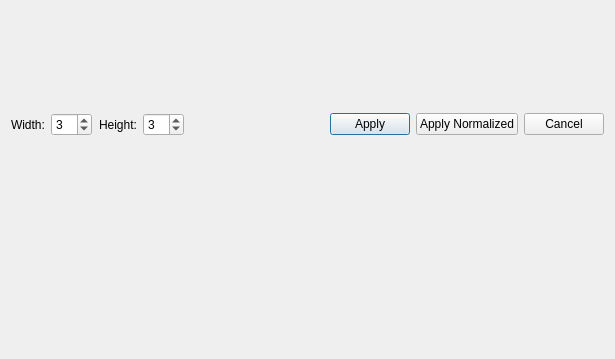
<?xml version="1.0" encoding="UTF-8"?>
<ui version="4.0">
 <class>FilterDialog</class>
 <widget class="QDialog" name="FilterDialog">
  <property name="geometry">
   <rect>
    <x>0</x>
    <y>0</y>
    <width>615</width>
    <height>359</height>
   </rect>
  </property>
  <property name="sizePolicy">
   <sizepolicy hsizetype="Preferred" vsizetype="Preferred">
    <horstretch>0</horstretch>
    <verstretch>0</verstretch>
   </sizepolicy>
  </property>
  <property name="windowTitle">
   <string>Filter setting</string>
  </property>
  <property name="sizeGripEnabled">
   <bool>false</bool>
  </property>
  <property name="modal">
   <bool>true</bool>
  </property>
  <layout class="QVBoxLayout" name="verticalLayout" stretch="0,1">
   <item>
    <layout class="QHBoxLayout" name="horizontalLayout">
     <property name="sizeConstraint">
      <enum>QLayout::SetMinimumSize</enum>
     </property>
     <item>
      <widget class="QLabel" name="label">
       <property name="text">
        <string>Width:</string>
       </property>
      </widget>
     </item>
     <item>
      <widget class="QSpinBox" name="spinBoxWidth">
       <property name="minimum">
        <number>2</number>
       </property>
       <property name="maximum">
        <number>10</number>
       </property>
       <property name="value">
        <number>3</number>
       </property>
      </widget>
     </item>
     <item>
      <spacer name="horizontalSpacer_2">
       <property name="orientation">
        <enum>Qt::Horizontal</enum>
       </property>
       <property name="sizeType">
        <enum>QSizePolicy::Fixed</enum>
       </property>
       <property name="sizeHint" stdset="0">
        <size>
         <width>1</width>
         <height>20</height>
        </size>
       </property>
      </spacer>
     </item>
     <item>
      <widget class="QLabel" name="label_2">
       <property name="text">
        <string>Height:</string>
       </property>
      </widget>
     </item>
     <item>
      <widget class="QSpinBox" name="spinBoxHeight">
       <property name="minimum">
        <number>2</number>
       </property>
       <property name="maximum">
        <number>10</number>
       </property>
       <property name="value">
        <number>3</number>
       </property>
      </widget>
     </item>
     <item>
      <spacer name="horizontalSpacer">
       <property name="orientation">
        <enum>Qt::Horizontal</enum>
       </property>
       <property name="sizeHint" stdset="0">
        <size>
         <width>40</width>
         <height>20</height>
        </size>
       </property>
      </spacer>
     </item>
     <item>
      <widget class="QPushButton" name="pushButtonApply">
       <property name="text">
        <string>Apply</string>
       </property>
      </widget>
     </item>
     <item>
      <widget class="QPushButton" name="pushButtonApplyNormalized">
       <property name="text">
        <string>Apply Normalized</string>
       </property>
      </widget>
     </item>
     <item>
      <widget class="QPushButton" name="pushButtonCancel">
       <property name="text">
        <string>Cancel</string>
       </property>
      </widget>
     </item>
    </layout>
   </item>
   <item>
    <layout class="QHBoxLayout" name="horizontalLayout_2" stretch="1,0,1">
     <item>
      <layout class="QGridLayout" name="layoutInputMatrix"/>
     </item>
     <item>
      <widget class="Line" name="lineSep">
       <property name="enabled">
        <bool>true</bool>
       </property>
       <property name="orientation">
        <enum>Qt::Vertical</enum>
       </property>
      </widget>
     </item>
     <item>
      <layout class="QGridLayout" name="layoutNormalizedMatrix"/>
     </item>
    </layout>
   </item>
  </layout>
 </widget>
 <resources/>
 <connections/>
</ui>
